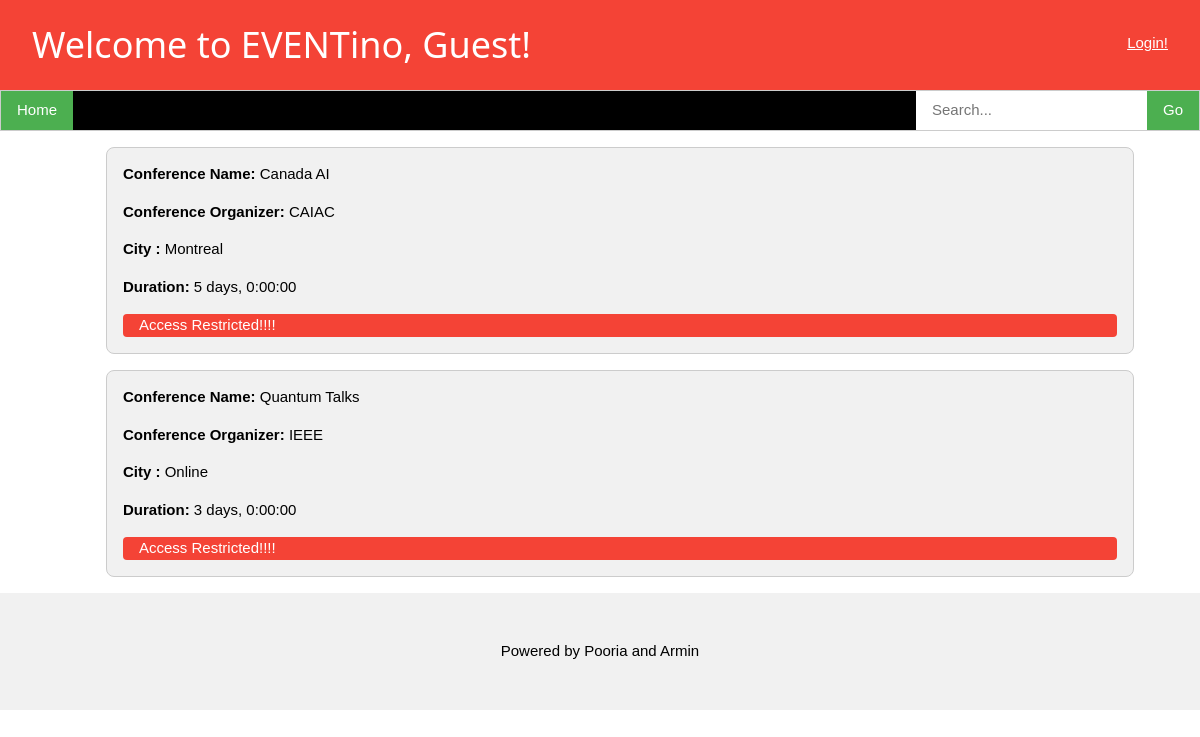
The page / on the database its author committed.
### eventHandler/models.py (models this page shows)
class Conference(models.Model):
    conferenceID = models.AutoField(primary_key=True)
    conferenceName = models.CharField(max_length=150)
    conferenceOrganizer = models.CharField(max_length=30)
    city = models.CharField(max_length=20)
    dateRange = models.DurationField(default=datetime.timedelta(days=1), blank=True)

### eventHandler/views.py (the view)
# urls.py: path('', views.index, name='index'),
def index(request):
    allConf = Conference.objects.all()
    user_fname = ', Guest'
    login_stat = True
    if request.user.is_authenticated:
        allEvents = Event.objects.all()
        user_fname = ', ' + request.user.get_short_name()
        login_stat = False
    else:
        allEvents = {}
    template = loader.get_template('eventHandler/index.html')
    context = {
        'loginStat' : login_stat,
        'name' : user_fname,
        'conferences' : allConf,
        'events': allEvents,
    }
    return HttpResponse(template.render(context, request))

### eventHandler/templates/eventHandler/index.html (shortened to what this page needs)
<!DOCTYPE html>
<html>
    <head>
        <link rel="stylesheet" href="/static/eventHandler/css/w3.css">
    </head>
    <body>
        <header class="w3-container w3-bar w3-red">
            <h1 class="w3-bar-item">Welcome to EVENTino{{name}}!</h1>
            {% if loginStat %}
                <a href="login/" class="w3-bar-item w3-block w3-mobile w3-padding-32 w3-right">Login!</a>
            {% else %}
                <a href={% url 'logout' %} class="w3-bar-item w3-block w3-mobile w3-padding-32 w3-right">Logout!</a>
            {% endif%}
        </header>
        <div class="w3-bar w3-black w3-border">
            <a href="" class="w3-bar-item w3-button w3-mobile w3-green">Home</a>
            <button class="w3-bar-item w3-button w3-green w3-mobile w3-right">Go</button>
            <input type="text" class="w3-bar-item w3-input w3-white w3-mobile w3-right" placeholder="Search...">
        </div>
        <div class="w3-content" style="max-width:1100px">
            <div class="w3-container">
                {% if conferences %}
                    <ul>
                        {% for conference in conferences %}
                            <div class="w3-panel w3-border w3-light-grey w3-round-large">
                                <p><b>Conference Name:</b> {{ conference.conferenceName }}</p>
                                <p><b>Conference Organizer:</b> {{ conference.conferenceOrganizer }}</p>
                                <p><b>City :</b> {{ conference.city }}</p>
                                <p><b>Duration:</b> {{ conference.dateRange }}</p>
                                {% if events %}
                                    <ul>
                                        {% for event in events %}
                                            {% if event.conference.conferenceName == conference.conferenceName %}
                                                <div class="w3-panel w3-border w3-blue-grey w3-round-xlarge">
                                                    <p><b>Event Name:</b> {{ event.eventName }}</p>
                                                    <p><b>Event Location:</b> {{ event.eventLocation }}</p>
                                                    <p><b>Event Room:</b> {{ event.eventRoom }}</p>
                                                    <p><b>Event Date:</b> {{ event.eventDate }}</p>
                                                    <p><b>Event Speaker:</b> {{ event.eventSpeaker }}</p>
                                                </div>
                                            {% endif %}
                                        {% endfor %}
                                    </ul>
                                {% else %}
                                    <p class="w3-panel w3-red w3-round">Access Restricted!!!!</p>
                                {% endif %}
                            </div>
                        {% endfor %}
                    </ul>
                {% else %}
                    <p class="w3-panel w3-red">No Entry!!!!</p>
                {% endif %}
            </div>
        </div>
        <footer class="w3-center w3-light-grey w3-padding-32">
            <p>Powered by Pooria and Armin</p>
        </footer>
    </body>
</html>

### eventHandler/static/eventHandler/css/w3.css (style rules this page uses)
*,*:before,*:after { box-sizing:inherit }
html { -ms-text-size-adjust:100%;-webkit-text-size-adjust:100% }
body { margin:0 }
article,aside,details,figcaption,figure,footer,header,main,menu,nav,section { display:block }
a { background-color:transparent }
b,strong { font-weight:bolder }
button,input,select,textarea,optgroup { font:inherit;margin:0 }
button,input { overflow:visible }
button,select { text-transform:none }
button,[type=button],[type=reset],[type=submit] { -webkit-appearance:button }
html,body { font-family:Verdana,sans-serif;font-size:15px;line-height:1.5 }
html { overflow-x:hidden }
h1 { font-size:36px }
h1,h2,h3,h4,h5,h6 { font-family:"Segoe UI",Arial,sans-serif;font-weight:400;margin:10px 0 }
a { color:inherit }
.w3-btn,.w3-button { border:none;display:inline-block;padding:8px 16px;vertical-align:middle;overflow:hidden;text-decoration:none;color:inherit;background-color:inherit;text-align:center;cursor:pointer;white-space:nowrap }
.w3-btn,.w3-button { -webkit-touch-callout:none;-webkit-user-select:none;-khtml-user-select:none;-moz-user-select:none;-ms-user-select:none;user-select:none }
.w3-input { padding:8px;display:block;border:none;border-bottom:1px solid #ccc;width:100% }
.w3-bar { width:100%;overflow:hidden }
.w3-bar .w3-bar-item { padding:8px 16px;float:left;width:auto;border:none;display:block;outline:0 }
.w3-bar .w3-button { white-space:normal }
.w3-block { display:block;width:100% }
.w3-container:after,.w3-container:before,.w3-panel:after,.w3-panel:before,.w3-row:after,.w3-row:before,.w3-row-padding:after,.w3-row-padding:before, .w3-cell-row:before,.w3-cell-row:after,.w3-clear:after,.w3-clear:before,.w3-bar:before,.w3-bar:after { content:"";display:table;clear:both }
.w3-content,.w3-auto { margin-left:auto;margin-right:auto }
.w3-content { max-width:980px }
.w3-round,.w3-round-medium { border-radius:4px }
.w3-round-large { border-radius:8px }
.w3-container,.w3-panel { padding:0.01em 16px }
.w3-panel { margin-top:16px;margin-bottom:16px }
.w3-center { text-align:center!important }
.w3-border { border:1px solid #ccc!important }
.w3-padding-32 { padding-top:32px!important;padding-bottom:32px!important }
.w3-right { float:right!important }
.w3-green,.w3-hover-green:hover { color:#fff!important;background-color:#4CAF50!important }
.w3-red,.w3-hover-red:hover { color:#fff!important;background-color:#f44336!important }
.w3-white,.w3-hover-white:hover { color:#000!important;background-color:#fff!important }
.w3-black,.w3-hover-black:hover { color:#fff!important;background-color:#000!important }
.w3-light-grey,.w3-hover-light-grey:hover,.w3-light-gray,.w3-hover-light-gray:hover { color:#000!important;background-color:#f1f1f1!important }

### rows shown on the page
Conference: conferenceName "Canada AI", conferenceOrganizer "CAIAC", city "Montreal", dateRange "5 days, 0:00:00"
Conference: conferenceName "Quantum Talks", conferenceOrganizer "IEEE", city "Online", dateRange "3 days, 0:00:00"

### other values the page prints
{{ name }} ", Guest"
